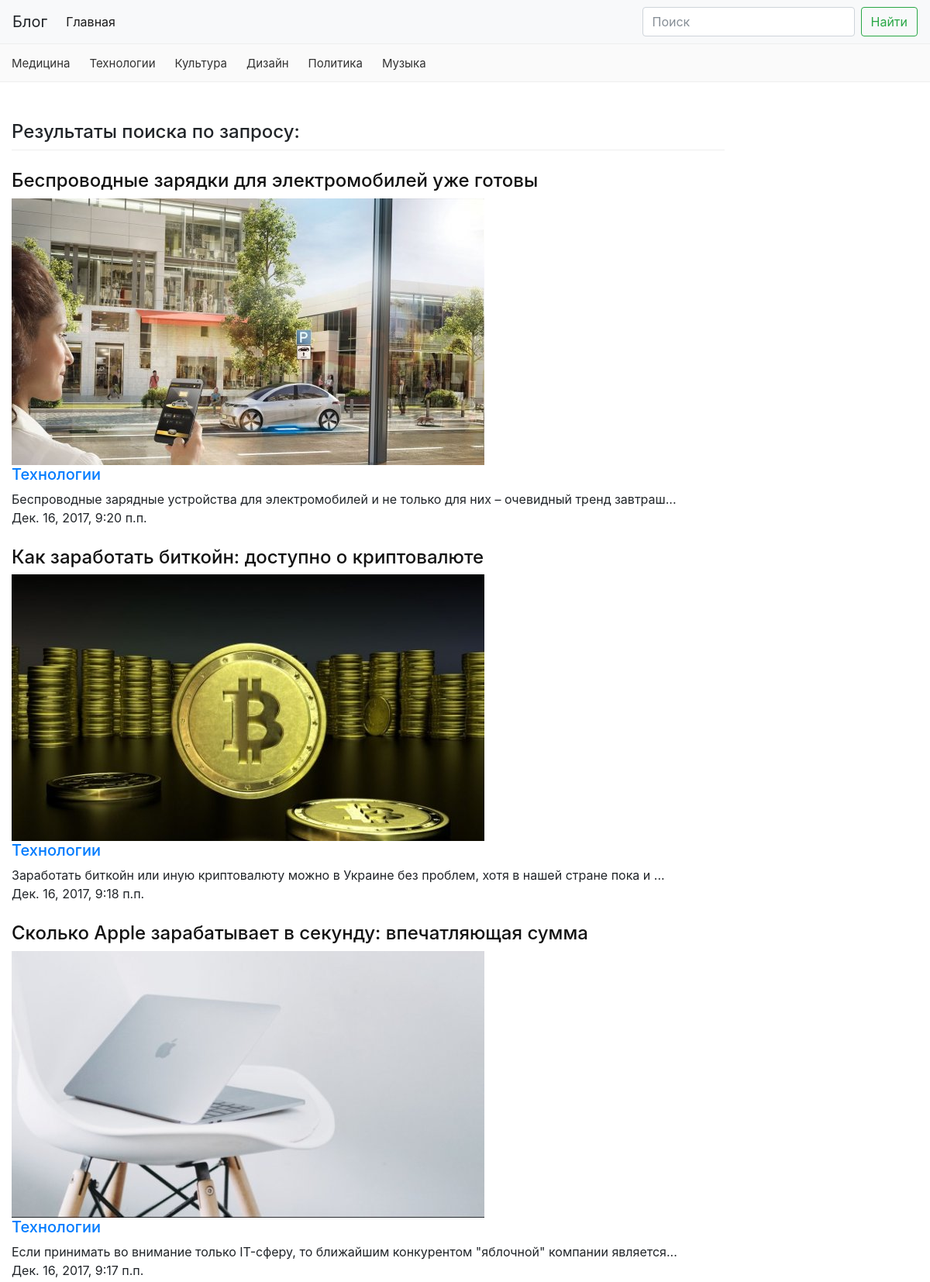
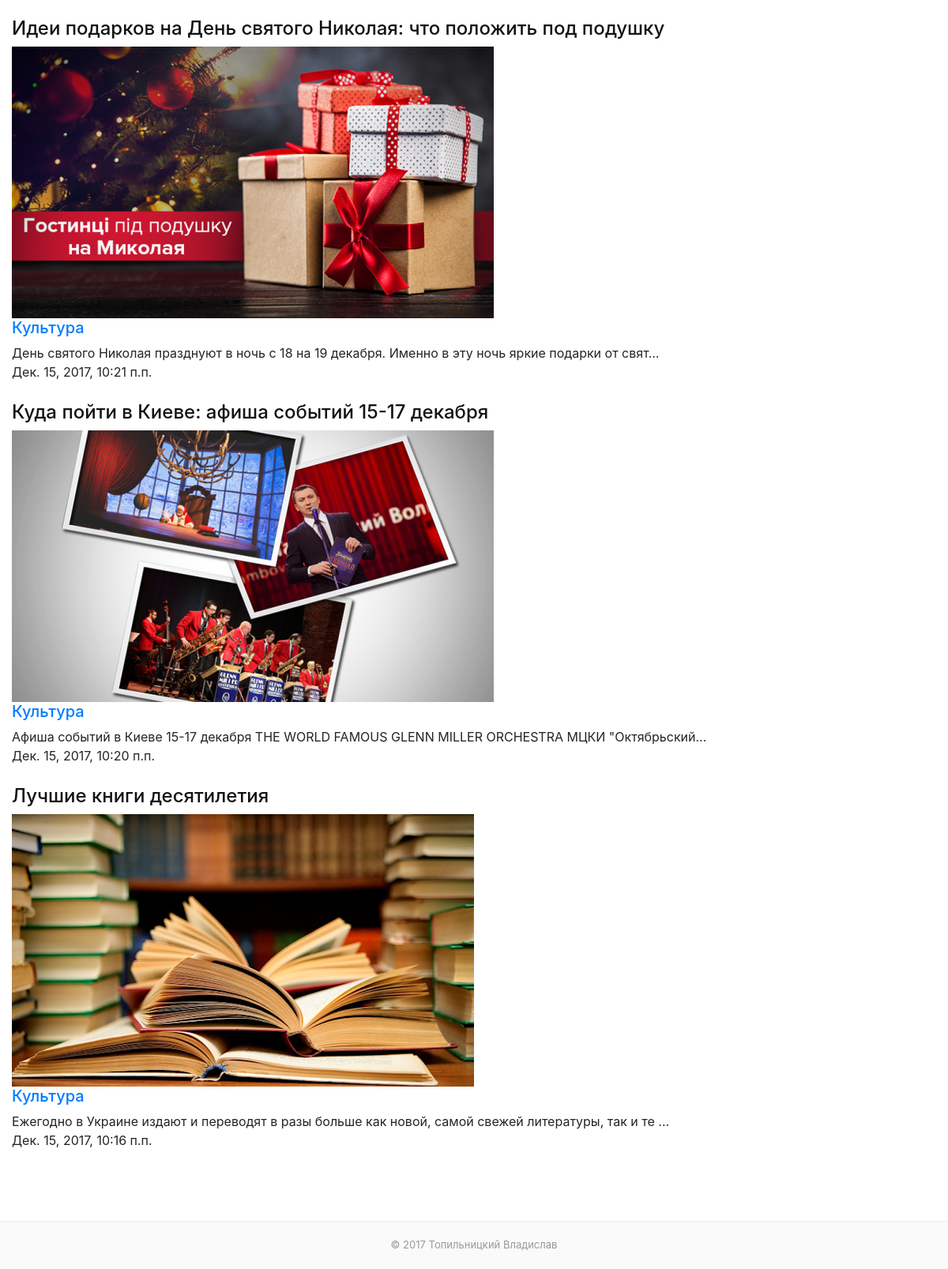
The page /search-results/ on the database its author committed (2 pictures, top to bottom).
### post/models.py (models this page shows, shortened)
class Category(models.Model):
	class Meta():
		db_table = 'category'
		verbose_name = 'Категория'
		verbose_name_plural = 'Категории'
	title = models.CharField('Название', max_length=100)
	slug = models.SlugField('Slug')

class Post(models.Model):
	class Meta():
		db_table = 'post'
		verbose_name = 'Статья'
		verbose_name_plural = 'Статьи'
		ordering = ['date_created']
	title = models.CharField('Заголовок', max_length=100)
	category = models.ForeignKey('Category', related_name='entries', default=1)
	text = models.TextField('Текст статьи', max_length=1500)
	image = models.ImageField('Изображение', upload_to='post/', blank=True)
	date_created = models.DateTimeField('Создан', auto_now_add=True)
	date_updated = models.DateTimeField('Обновлено', auto_now=True)
	is_moderated = models.BooleanField('Модерация', default=False)

### post/views.py (the view)
# urls.py: url(r'^search-results/$', views.search, name='search'),
def search(request):
	query = request.GET.get('q') or ''
	posts = Post.objects.filter(title__icontains=query).order_by('-date_created')
	categories = Category.objects.exclude(pk=1)
	return render(request, "search-results.html", {'categories': categories, 'posts': posts, 'query': query})

### templates/search-results.html (shortened to what this page needs)
{% load static %}
<!DOCTYPE html>
<html>
<head>
  <link rel="stylesheet" href="{% static '/css/bootstrap.css' %}">
  <link rel="stylesheet" href="{% static '/css/style.css' %}">
</head>
<body>
  <header class="header">
    <nav class="navbar navbar-expand-lg navbar-light bg-light">
      <a class="navbar-brand">Блог</a>
      <div class="collapse navbar-collapse" id="navbarSupportedContent">
      <ul class="navbar-nav mr-auto">
        <li class="nav-item active">
        <a class="nav-link" href="{% url 'post:post_list' %}">Главная <span class="sr-only">(current)</span></a>
        </li>
      </ul>
      <form method="get" action="/search-results/" class="form-inline my-2 my-lg-0">
        <input class="form-control mr-sm-2" type="search" name = "q" placeholder="Поиск" aria-label="Search">
        <button class="btn btn-outline-success my-2 my-sm-0" type="submit">Найти</button>
      </form>
      </div>
    </nav>
    <nav class="main-nav">
      <div class="main-nav__inner">
      {% for category in categories %}
        <a href="{% url 'post:category' slug=category.slug %}">{{ category.title }}</a>
      {% endfor %}
      </div>
    </nav>
  </header>
  <main class="content content--pd">
    <div class="def-container">
      <h2 class="search-res-heading">Результаты поиска по запросу: </h2>
      <div class="search-res">
        {% for post in posts %}
        <div class="search-res__element">
          <h2><a href="{% url 'post:post_single' pk=post.pk %}">{{post.title}}</a></h2>
                  {% if post.image %}
                    <img src="{{ post.image.url }}" alt="img">
                  {% endif %}
              <h5><a href = "{% url 'post:category' slug=post.category.slug %}"> {{ post.category.title }} </a></h5>
          <p> {% if post.text|length > 100  %}
              {{ post.text|slice:":97"}}...
              {% else %}
              {{post.text}}
              {% endif %}
              <br>
              {{post.date_created}}
          </p>
        </div>
        {% endfor %}
      </div>
      <br>
    </div>
  </main>
  <footer class="footer">
    <div class="footer__inner">
      <p class="footer__copy">&copy; 2017 Топильницкий Владислав</p>
    </div>
  </footer>
</body>
</html>

### post/static/css/style.css (style rules this page uses)
.main-nav { background-color:#fafafa;border-bottom:1px solid #eee;border-top:1px solid #eee;height:50px }
.main-nav__inner { max-width:1200px;padding-left:15px;padding-right:15px;overflow-y:auto;display:-webkit-flex;display:-ms-flexbox;display:flex }
.main-nav__inner a { display:inline-block;line-height:50px;font-size:15px;color:#333 }
.main-nav__inner a+a { margin-left:15px }
@media (min-width: 1200px) { .main-nav__inner a+a { margin-left:25px } }
.def-container { max-width:1920px;padding-left:15px;padding-right:15px;margin-left:auto;margin-right:auto }
body { background-color:#fafafa }
.content { background-color:#fff }
.content--pd { padding-top:25px;padding-bottom:25px }
@media (min-width: 1200px) { .content--pd { padding-top:50px;padding-bottom:50px } }
.footer { background-color:#fafafa;border-top:1px solid #eee }
.footer__inner { max-width:1200px;padding:20px 15px 5px 15px;text-align:center;margin-left:auto;margin-right:auto }
.footer__copy { display:block;font-size:13px;color:#999 }
.search-res-heading { font-size:18px }
@media (min-width: 1200px) { .search-res-heading { font-size:24px } }
.search-res { max-width:920px;border-top:1px solid #eee;padding-top:10px }
@media (min-width: 1200px) { .search-res { padding-top:25px } }
.search-res__element+.search-res__element { margin-top:25px }
.search-res__element h2 { font-size:18px }
@media (min-width: 1200px) { .search-res__element h2 { font-size:24px } }
.search-res__element h2 a { color:#121212 }
.search-res__element p { display:block;font-size:14px }
@media (min-width: 1200px) { .search-res__element p { font-size:16px } }

### rows shown on the page
Category: title "Медицина"
Category: title "Технологии"
Category: title "Культура"
Category: title "Дизайн"
Category: title "Политика"
Category: title "Музыка"
Post: title "Беспроводные зарядки для электромобилей уже готовы", image (picture), category "Технологии", text "Беспроводные зарядные устройства для электромобилей и не только для них – очевидный тренд завтраш", date_created "Дек. 16, 2017, 9:20 п.п."
Post: title "Как заработать биткойн: доступно о криптовалюте", image (picture), category "Технологии", text "Заработать биткойн или иную криптовалюту можно в Украине без проблем, хотя в нашей стране пока и", date_created "Дек. 16, 2017, 9:18 п.п."
Post: title "Сколько Apple зарабатывает в секунду: впечатляющая сумма", image (picture), category "Технологии", text "Если принимать во внимание только IT-сферу, то ближайшим конкурентом \"яблочной\" компании является", date_created "Дек. 16, 2017, 9:17 п.п."
Post: title "Идеи подарков на День святого Николая: что положить под подушку", image (picture), category "Культура", text "День святого Николая празднуют в ночь с 18 на 19 декабря. Именно в эту ночь яркие подарки от свят", date_created "Дек. 15, 2017, 10:21 п.п."
Post: title "Куда пойти в Киеве: афиша событий 15-17 декабря", image (picture), category "Культура", text "Афиша событий в Киеве 15-17 декабря THE WORLD FAMOUS GLENN MILLER ORCHESTRA МЦКИ \"Октябрьский", date_created "Дек. 15, 2017, 10:20 п.п."
Post: title "Лучшие книги десятилетия", image (picture), category "Культура", text "Ежегодно в Украине издают и переводят в разы больше как новой, самой свежей литературы, так и те", date_created "Дек. 15, 2017, 10:16 п.п."
